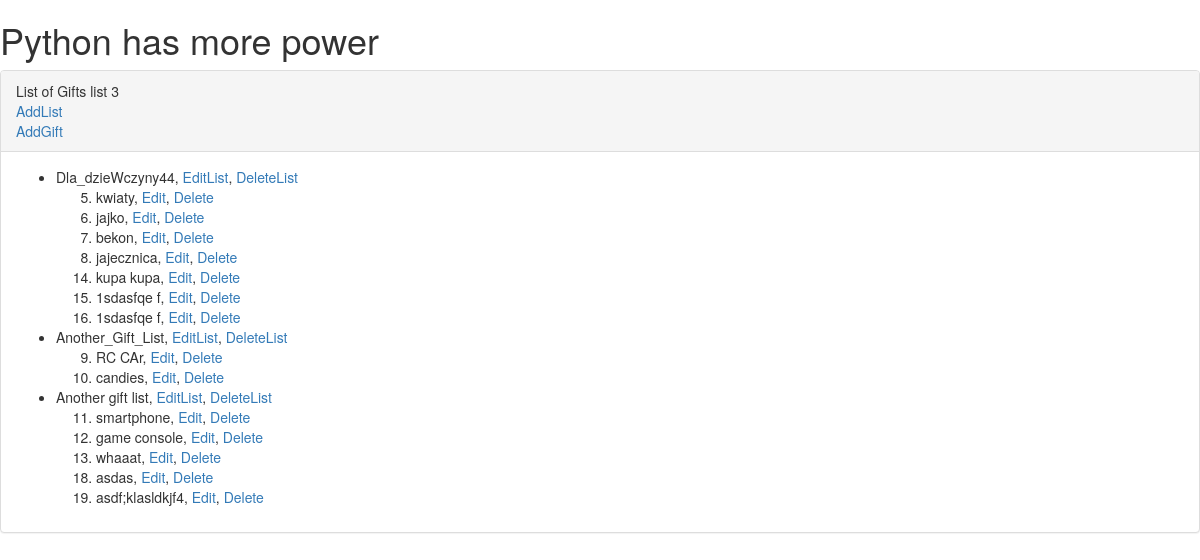
/gift_list_by_func/, run on the app's committed database.
### example/models.py (models this page shows, shortened)
class GiftList(models.Model):
    name = models.CharField(max_length=64)
    created_on = models.DateTimeField(auto_now_add=True)
    modified = models.DateTimeField(default=datetime.now)

class Gift(models.Model):
    name = models.CharField(max_length=128)
    gift_list = models.ForeignKey(
        GiftList,
        related_name="gift",
        on_delete=models.CASCADE)

### example/views.py (the view)
# urls.py: path(r'gift_list_by_func/', example_views.simple_list_view),
def simple_list_view(request):
    gfl_entries = GiftList.objects.all()
    return render(request, 'list.html', {'gfl_entries' : gfl_entries})

### example/templates/list.html
{%extends 'index.html'%}
{%block content%}
<div class="panel panel-default">
    <div class="panel-heading">
        List of Gifts list {{gfl_entries|length}} </br>
        <a href="/gift_list/add/">AddList</a> </br>
        <a href="/gift/add/">AddGift</a> </br>
    </div>
    <div class="panel-body">
        <ul>
            {% for gfl in gfl_entries %}
                <li>{{gfl.name}},
                    <a href="/gift_list/edit/{{gfl.id}}">EditList</a>,
                    <a href="/gift_list/delete/{{gfl.id}}">DeleteList</a>
                </li>
                <ol>
                {% for gft in gfl.gift.values %}
                    <li value="{{gft.id}}">{{gft.name}},
                        <a href="/gift/edit/{{gft.id}}">Edit</a>,
                        <a href="/gift/delete/{{gft.id}}">Delete</a>
                    </li>
                {%endfor%}
                </ol>
            {%endfor%}
        </ul>
    </div>
</div>
{%endblock%}

### example/templates/index.html (shortened to what this page needs)
{% load bootstrap3 %}
{% bootstrap_css %}
<!DOCTYPE html>
<html lang="en">
<head>
</head>
<body>
    <h1>Python has more power</h1>
<div class="wrapper">
{% block content %}{% endblock %}
</div>
</body>
</html>

### data on the page
GiftList: name "Dla_dzieWczyny44"
Gift: {{ gft.id }} 5 (drawn), name "kwiaty"
Gift: {{ gft.id }} 6 (drawn), name "jajko"
Gift: {{ gft.id }} 7 (drawn), name "bekon"
Gift: {{ gft.id }} 8 (drawn), name "jajecznica"
Gift: {{ gft.id }} 14 (drawn), name "kupa kupa"
Gift: {{ gft.id }} 15 (drawn), name "1sdasfqe f"
Gift: {{ gft.id }} 16 (drawn), name "1sdasfqe f"
GiftList: name "Another_Gift_List"
Gift: {{ gft.id }} 9 (drawn), name "RC CAr"
Gift: {{ gft.id }} 10 (drawn), name "candies"
GiftList: name "Another gift list"
Gift: {{ gft.id }} 11 (drawn), name "smartphone"
Gift: {{ gft.id }} 12 (drawn), name "game console"
Gift: {{ gft.id }} 13 (drawn), name "whaaat"
Gift: {{ gft.id }} 18 (drawn), name "asdas"
Gift: {{ gft.id }} 19 (drawn), name "asdf;klasldkjf4"

### other printed values
{{ gfl_entries|length }} "3"
